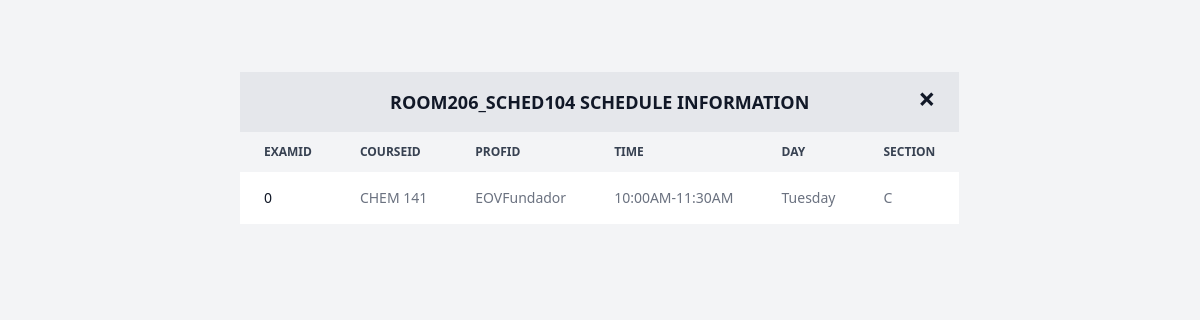
Screenshot of /build/fetch_rooms.php?room_key=Room206_sched104 with the database file from the repository.
### tables this page shows
CREATE TABLE `roomsched` (
  `SchedID` varchar(20) NOT NULL,
  `RoomNumber` varchar(20) DEFAULT NULL,
  `ExamID` varchar(15) NOT NULL,
  `CourseID` varchar(15) NOT NULL,
  `ProfID` varchar(15) NOT NULL,
  `Time` varchar(20) NOT NULL,
  `Day` varchar(15) NOT NULL,
  `Section` varchar(15) NOT NULL
);

### build/fetch_rooms.php (the view, shortened to what this page needs)
<!DOCTYPE html>
<html>
<head>
    <script src="https://cdn.tailwindcss.com"></script>
    <link rel="stylesheet" href="css/style.css">
    <link href="https://cdnjs.cloudflare.com/ajax/libs/flowbite/2.3.0/flowbite.min.css" rel="stylesheet" />
</head>
<body class="bg-gray-100 dark:bg-gray-900 flex items-center justify-center min-h-screen">
<?php
$servername = "localhost";
$username = "root";
$password = "";
$dbname = "racedatabase";
$conn = new mysqli($servername, $username, $password, $dbname);
if (isset($_GET['room_key'])) {
    $room_key = $conn->real_escape_string($_GET['room_key']);
    $sql = "SELECT ExamID, CourseID, ProfID, Time, Day, Section FROM roomsched WHERE SchedID LIKE '$room_key%'";
    $result = $conn->query($sql);
    if ($result->num_rows > 0) {
        echo "<div style='margin-top:-42%'>";
        echo "<div id='schedule-table' class='relative z-50 overflow-x-auto w-full max-w-4xl mx-auto table-container'>
                <table class='w-full text-sm text-left rtl:text-right text-gray-500 dark:text-gray-400'>
                    <thead class='text-xs text-gray-700 uppercase bg-gray-100 dark:bg-gray-700 dark:text-gray-400'>
                        <tr>
                            <th colspan='6' class='px-6 py-4 text-lg font-bold text-center text-gray-900 bg-gray-200 dark:bg-gray-800 dark:text-white relative'>
                            $room_key Schedule Information
                                <button onclick='closeTable()' class='absolute top-[45%] right-4 transform -translate-y-1/2 text-gray-900 dark:text-white text-3xl p-2 hover:text-red-700'>
                                    &times;
                                </button>
                            </th>
                        </tr>
                        <tr>
                            <th scope='col' class='px-6 py-3'>ExamID</th>
                            <th scope='col' class='px-6 py-3'>CourseID</th>
                            <th scope='col' class='px-6 py-3'>ProfID</th>
                            <th scope='col' class='px-6 py-3'>Time</th>
                            <th scope='col' class='px-6 py-3'>Day</th>
                            <th scope='col' class='px-6 py-3'>Section</th>
                        </tr>
                    </thead>
                    <tbody>";
        while($row = $result->fetch_assoc()) {
            echo "<tr class='bg-white dark:bg-gray-800'>
                    <td class='px-6 py-4 font-medium text-gray-900 whitespace-nowrap dark:text-white'>" . $row["ExamID"] . "</td>
                    <td class='px-6 py-4'>" . $row["CourseID"] . "</td>
                    <td class='px-6 py-4'>" . $row["ProfID"] . "</td>
                    <td class='px-6 py-4'>" . $row["Time"] . "</td>
                    <td class='px-6 py-4'>" . $row["Day"] . "</td>
                    <td class='px-6 py-4'>" . $row["Section"] . "</td>
                </tr>";
        }
        echo "</tbody>
                </table>
              </div>";
    } else {
        echo "<p class='text-gray-700 dark:text-gray-400'>No results found for room key $room_key.</p>";
    }
} else {
    echo "<p class='text-gray-700 dark:text-gray-400'>No room key provided.</p>";
}
?>
</body>
</html>

### build/css/style.css (style rules this page uses)
html, :host { line-height: 1.5; -webkit-text-size-adjust: 100%; -moz-tab-size: 4; -o-tab-size: 4; tab-size: 4; font-family: ui-sans-serif, system-ui, sans-serif, "Apple Color Emoji", "Segoe UI Emoji", "Segoe UI Symbol", "Noto Color Emoji"; font-feature-settings: normal; font-variation-settings: normal; -webkit-tap-highlight-color: transparent; }
body { margin: 0; line-height: inherit; }
table { text-indent: 0; border-color: inherit; border-collapse: collapse; }
button, input, optgroup, select, textarea { font-family: inherit; font-feature-settings: inherit; font-variation-settings: inherit; font-size: 100%; font-weight: inherit; line-height: inherit; letter-spacing: inherit; color: inherit; margin: 0; padding: 0; }
button, select { text-transform: none; }
button, input:where([type='button']), input:where([type='reset']), input:where([type='submit']) { -webkit-appearance: button; background-color: transparent; background-image: none; }
button, [role="button"] { cursor: pointer; }
.absolute { position: absolute; }
.relative { position: relative; }
.mx-auto { margin-left: auto; margin-right: auto; }
.flex { display: flex; }
.min-h-screen { min-height: 100vh; }
.w-full { width: 100%; }
.max-w-4xl { max-width: 56rem; }
.items-center { align-items: center; }
.p-2 { padding: 0.5rem; }
.text-center { text-align: center; }
.font-bold { font-weight: 700; }

### build/fetch_rooms.php (style rules this page uses)
.table-container { max-height: 470px; overflow-y: auto; transform: scale(0.8); opacity: 0; animation: growIn 0.5s forwards; }
.table-container table { width: 100%; }
.table-container td, .table-container th { white-space: nowrap; }
.table-container { font-size: 1rem; }

### rows the page displays
roomsched: ExamID "0", CourseID "CHEM 141", ProfID "EOVFundador", Time "10:00AM-11:30AM", Day "Tuesday", Section "C"

### other values shown
$room_key "ROOM206_SCHED104"
